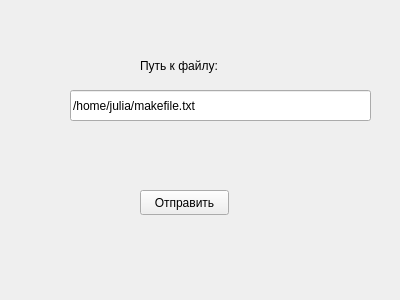
<?xml version="1.0" encoding="UTF-8"?>
<ui version="4.0">
 <class>SendFileDialog</class>
 <widget class="QWidget" name="SendFileDialog">
  <property name="geometry">
   <rect>
    <x>0</x>
    <y>0</y>
    <width>400</width>
    <height>300</height>
   </rect>
  </property>
  <property name="windowTitle">
   <string>Form</string>
  </property>
  <widget class="QLabel" name="label">
   <property name="geometry">
    <rect>
     <x>140</x>
     <y>50</y>
     <width>101</width>
     <height>31</height>
    </rect>
   </property>
   <property name="text">
    <string>Путь к файлу:</string>
   </property>
  </widget>
  <widget class="QLineEdit" name="pathEdit">
   <property name="geometry">
    <rect>
     <x>70</x>
     <y>90</y>
     <width>301</width>
     <height>31</height>
    </rect>
   </property>
   <property name="text">
    <string>/home/julia/makefile.txt</string>
   </property>
  </widget>
  <widget class="QPushButton" name="sendButton">
   <property name="geometry">
    <rect>
     <x>140</x>
     <y>190</y>
     <width>89</width>
     <height>25</height>
    </rect>
   </property>
   <property name="text">
    <string>Отправить</string>
   </property>
  </widget>
 </widget>
 <resources/>
 <connections/>
</ui>
